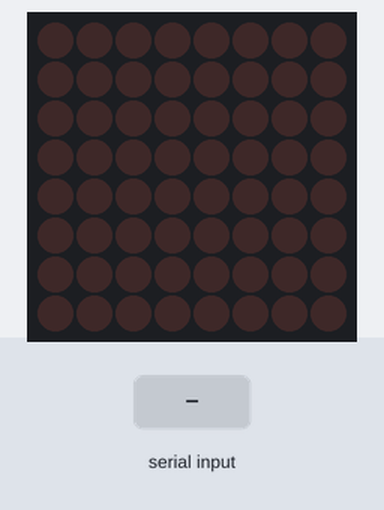
Bench run of a sketch on a simulated Arduino Uno, built with avr-gcc and run on an emulated ATmega328P. On the bench: 8×8 LED matrix. The test bench sets the inputs (shaded band).

Above: at 1.2 s.
1.3 s: "1" received over Serial
At 2.4 s:
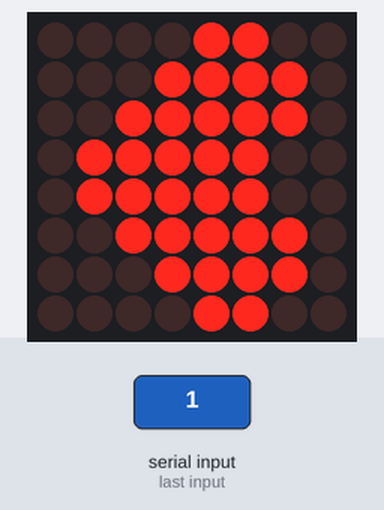
At 11.7 s:
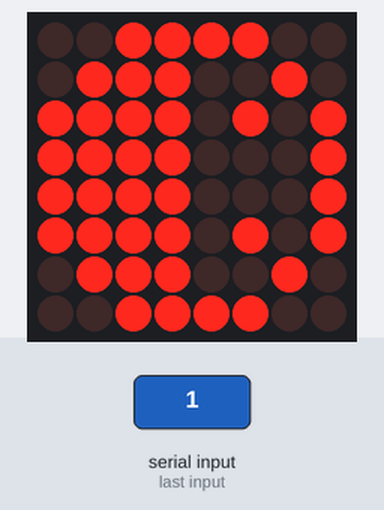
Timing chart, 0 to 13.2 s (numbered marks = the images above; inputs shaded):
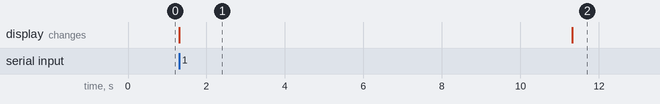

Measured:
- after the input at 1.3 s, the display: changes at once (image 1)
- what the display in image 1 shows lasts 10.0 s, from 1.3 s to 11.3 s

The sketch:

proyMatrix8x8_.ino
```cpp
#include "LedControlMS.h"

LedControl lc=LedControl(12,11,10,1); // Los numeros se refieren a que pin de ARDUINO tienes en cada uno de los terminales
/* 12 para el DIN, 11 para el CLK, 10 para el CS y el 1 se refiere a la asignacion de la matriz*/

//Corazón pequeño
byte Corazon_datos[] = {
B00000000,
B01100110,
B11111111,
B11111111,
B01111110,
B00111100,
B00011000,
B00000000};

byte Cara_datos[] =
{B00111100,
B01000010,
B10100101,
B10000001,
B11111111,
B11111111,
B01111110,
B00111100};

byte Cara_triste[]=
{B00111100,
B01000010,
B10100101,
B10000001,
B10111101,
B10100101,
B01000010,
B00111100
};


byte Mensaje_datos[] =   { 0x78, 0x44, 0x44, 0x78, 0x40, 0x40, 0x40, 0x40 };

void setup()
{
  // El numero que colocamos como argumento de la funcion se refiere a la direccion del decodificador
  lc.shutdown(0,false);
  lc.setIntensity(0,1);// La valores estan entre 1 y 15
  lc.clearDisplay(0);
  Serial.begin(9600);
  pinMode(12,OUTPUT);

}

void loop()
{
  if(Serial.available()){
      switch(Serial.read()){
          case '0':digitalWrite(12,LOW);
                  break;
          case '1': digitalWrite(12,HIGH);
                  Representar(Corazon_datos,10000);
                  Representar(Cara_datos,10000);
                  lc.clearDisplay(0);
                  break;
          default: break;
        }
    }

}

// Funcion para representar una transicion animada
void trans(){ //Funcion de transicion para llenar y vaciar la pantalla de puntos
  for (int row=0; row<8; row++)
  {
    for (int col=0; col<8; col++)

    {
      lc.setLed(0,col,row,true); //
      delay(25);

    }
  }

  for (int row=0; row<8; row++)
  {
    for (int col=0; col<8; col++)
    {
      lc.setLed(0,col,row,false); //
      delay(25);
    }
  }
}
// Definimos una funcion para representar las figuras
void Representar(byte *Datos,int retardo) //Funcion para la representacion de bytes de datos para una matriz de 8x8

{
  for (int i = 0; i < 8; i++)
  {
    lc.setColumn(0,i,Datos[7-i]);
  }
  delay(retardo);
}
```
